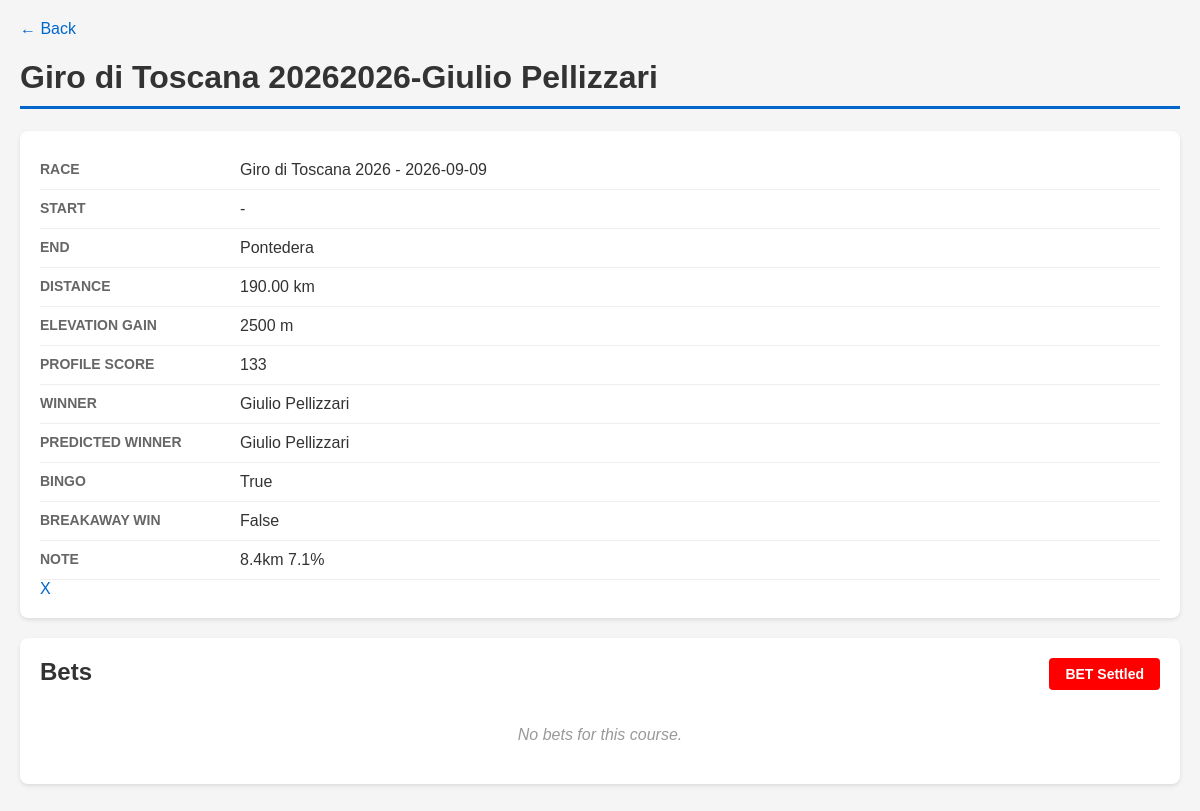
Page /course/154/ on the committed database.
### uci/models/course.py (models this page shows, shortened)
class Course(models.Model):
    DEFAULT_BET_AMOUNT = Decimal('1')
    race = models.ForeignKey(Race, on_delete=models.CASCADE, related_name='courses')
    name = models.CharField(max_length=200)
    start = models.CharField(max_length=120, null=True, blank=True)
    end = models.CharField(max_length=120, null=True, blank=True)
    distance_km = models.DecimalField(max_digits=6, decimal_places=2, null=True, blank=True)
    elevation_gain_m = models.IntegerField(null=True, blank=True)
    note = models.TextField(max_length=500, null=True, blank=True)
    key_point = models.JSONField(null=True, blank=True, default=list)
    profile_score = models.IntegerField(null=True, blank=True)
    profile_score_20k = models.IntegerField(null=True, blank=True)
    winner = models.ForeignKey(Rider, on_delete=models.CASCADE, null=True, blank=True, related_name='course_winner')
    predict_winner = models.ForeignKey(Rider, on_delete=models.CASCADE, null=True, blank=True, related_name='course_predict_winner')
    pre_analysis = models.TextField(max_length=500, null=True, blank=True)
    course_url = models.URLField(null=True, blank=True)
    is_won_by_breakaway = models.BooleanField(default=False)
    bingo_rate = models.DecimalField(max_digits=6, decimal_places=2, null=True, blank=True)
    settled = models.BooleanField(default=False)
    def __init__(self, *args, **kwargs):
        super().__init__(*args, **kwargs)
        self.__original_predict_winner_id = self.predict_winner_id
    def __str__(self):
        return f"{self.name}-{self.winner}"
    @property
    def bingo(self):
        return self.predict_winner == self.winner and self.winner is not None

### uci/models/rider.py (models this page shows, shortened)
class Rider(models.Model):
    FORM_TREND_CHOICES = [
        ('high', '↑'),
        ('increase', '↗'),
        ('normal', '→'),
        ('decrease', '↘'),
        ('low', '↓'),
    ]
    FORM_TO_TREND = {1: 'low', 2: 'decrease', 3: 'normal', 4: 'increase', 5: 'high'}
    SCORE_VALIDATORS = [MinValueValidator(1), MaxValueValidator(100)]
    name = models.CharField(max_length=100, unique=True)
    nationality = models.CharField(max_length=100, null=True, blank=True)
    date_of_birth = models.DateField(null=True, blank=True)
    note = models.TextField(max_length=500, null=True, blank=True)
    form = models.IntegerField(validators=[MinValueValidator(1), MaxValueValidator(5)], null=True, blank=True)
    form_trend = models.CharField(max_length=10, choices=FORM_TREND_CHOICES, null=True, blank=True, default='normal')
    breakaway = models.BooleanField(default=False)
    breakaway_note = models.CharField(max_length=100, null=True, blank=True)
    score_climb = models.IntegerField(null=True, blank=True, default=1, validators=SCORE_VALIDATORS)
    score_wave = models.IntegerField(null=True, blank=True, default=1, validators=SCORE_VALIDATORS)
    score_punch = models.IntegerField(null=True, blank=True, default=1, validators=SCORE_VALIDATORS)
    score_tt = models.IntegerField(null=True, blank=True, default=1, validators=SCORE_VALIDATORS)
    score_sprint = models.IntegerField(null=True, blank=True, default=1, validators=SCORE_VALIDATORS)
    score_steep = models.IntegerField(null=True, blank=True, default=1, validators=SCORE_VALIDATORS)
    limit_distance = models.FloatField(null=True, blank=True, default=10)
    limit_slope = models.FloatField(null=True, blank=True, default=10)
    form_history_cache = models.JSONField(default=list, blank=True)
    FORM_HISTORY_CACHE_MAX = 10
    class Meta:
        ordering = ['name']  # for admin
    def __str__(self):
        return f"{self.name}"

### uci/models/race.py (models this page shows, shortened)
class Race(models.Model):
    CATEGORY_CHOICES = [
        ('classic', 'Classic'),
        ('high_mountain', 'High Mountain'),
        ('flat', 'Flat'),
        ('tour', 'Tour'),
        ('weekly', 'Weekly'),
    ]
    name = models.CharField(max_length=200)
    date = models.DateField(null=True, blank=True)
    location = models.CharField(max_length=200)
    category = models.CharField(max_length=50, choices=CATEGORY_CHOICES, default='classic')
    winner = models.ForeignKey(Rider, on_delete=models.CASCADE, null=True, blank=True, related_name='race_winner')
    predict_winner = models.ForeignKey(Rider, on_delete=models.CASCADE, null=True, blank=True, related_name='race_predict_winner')
    one_day_race = models.BooleanField(default=False)
    note = models.TextField(null=True, blank=True)
    class Meta:
        ordering = ['-date']
    def __str__(self):
        return f"{self.name} - {self.date}"

### uci/views.py (the view)
# urls.py: path('course/<int:pk>/', views.course_detail, name='course_detail'),
def course_detail(request, pk):
    course = get_object_or_404(Course, pk=pk)
    bets = Bet.objects.filter(course=course).select_related('user', 'rider')
    riders = Rider.objects.all()
    users = User.objects.all()
    return render(request, 'uci/course_detail.html', {'course': course, 'bets': bets, 'riders': riders, 'users': users})

### uci/templates/uci/course_detail.html (shortened to what this page needs)
<!DOCTYPE html>
<html lang="en">
<head>
</head>
<body>
    <a href="/">&larr; Back</a>
    <h1>{{ course }}</h1>
    <div class="card">
        <div class="field">
            <span class="label">Race</span>
            <span class="value">{{ course.race }}</span>
        </div>
        <div class="field">
            <span class="label">Start</span>
            <span class="value">{{ course.start|default:"-" }}</span>
        </div>
        <div class="field">
            <span class="label">End</span>
            <span class="value">{{ course.end|default:"-" }}</span>
        </div>
        <div class="field">
            <span class="label">Distance</span>
            <span class="value">{% if course.distance_km %}{{ course.distance_km }} km{% else %}-{% endif %}</span>
        </div>
        <div class="field">
            <span class="label">Elevation Gain</span>
            <span class="value">{% if course.elevation_gain_m %}{{ course.elevation_gain_m }} m{% else %}-{% endif %}</span>
        </div>
        <div class="field">
            <span class="label">Profile Score</span>
            <span class="value">{{ course.profile_score|default:"-" }}</span>
        </div>
        <div class="field">
            <span class="label">Winner</span>
            <span class="value">{{ course.winner|default:"-" }}</span>
        </div>
        <div class="field">
            <span class="label">Predicted Winner</span>
            <span class="value">{{ course.predict_winner|default:"-" }}</span>
        </div>
        <div class="field">
            <span class="label">Bingo</span>
            <span class="value">{{ course.bingo }}</span>
        </div>
        <div class="field">
            <span class="label">Breakaway Win</span>
            <span class="value">{{ course.is_won_by_breakaway }}</span>
        </div>
        {% if course.note %}
        <div class="field">
            <span class="label">Note</span>
            <span class="value">{{ course.note }}</span>
        </div>
        {% endif %}
        <a href="{% url 'uci:course_predict' course.pk %}">X</a>
    </div>
    <div class="card">
        <h2 style="margin-top:0; color:#333; display:inline-block;">Bets</h2>
        {% if not course.settled %}
            <button class="btn btn-settle" style="float:right;" onclick="document.getElementById('settleModal').classList.add('active')">Settle</button>
            <button class="btn btn-bet" style="float:right;" onclick="document.getElementById('betModal').classList.add('active')">BET</button>
        {% else %}
            <button class="btn btn-settled" style="float:right;)">BET Settled</button>
        {% endif %}
        {% if bets %}
        <table>
            <thead>
                <tr>
                    <th>User</th>
                    <th>Rider</th>
                    <th>Bet Amount</th>
                    <th>Odd Rate</th>
                    <th>Credit Return</th>
                    <th>Status</th>
                </tr>
            </thead>
            <tbody>
                {% for bet in bets %}
                <tr>
                    <td>{{ bet.user }}</td>
                    <td>{{ bet.rider }}</td>
                    <td>{{ bet.bet_amount|default:"-" }}</td>
                    <td>{{ bet.odd_rate }}</td>
                    <td style="{% if bet.credit_return > 0 %}color:#28a745;{% elif bet.credit_return < 0 %}color:#dc3545;{% endif %} font-weight:bold;">{{ bet.credit_return|default:"-" }}</td>
                    <td><span class="badge {{ bet.status }}">{{ bet.get_status_display }}</span></td>
                </tr>
                {% endfor %}
            </tbody>
        </table>
        {% else %}
            <div class="no-data">No bets for this course.</div>
        {% endif %}
    </div>
</body>
</html>

### uci/templates/uci/course_detail.html (style rules this page uses)
body { font-family: Arial, sans-serif; max-width: 1200px; margin: 0 auto; padding: 20px; background-color: #f5f5f5; }
h1 { color: #333; border-bottom: 3px solid #0066cc; padding-bottom: 10px; }
.card { background: white; padding: 20px; border-radius: 8px; box-shadow: 0 2px 4px rgba(0,0,0,0.1); margin-bottom: 20px; }
.field { display: flex; padding: 10px 0; border-bottom: 1px solid #eee; }
.label { width: 200px; color: #666; font-size: 14px; text-transform: uppercase; font-weight: bold; }
.value { color: #333; }
a { color: #0066cc; text-decoration: none; }
.no-data { color: #999; font-style: italic; padding: 20px; text-align: center; }
.btn { padding: 8px 16px; border: none; border-radius: 4px; cursor: pointer; font-size: 14px; font-weight: bold; }
.btn-settled { background-color: #ff0000; color: white; }

### rows in the picture
Course: name+winner "Giro di Toscana 20262026-Giulio Pellizzari", race "Giro di Toscana 2026 - 2026-09-09", start "-", end "Pontedera", distance_km "190.00", elevation_gain_m "2500", profile_score "133", winner "Giulio Pellizzari", predict_winner "Giulio Pellizzari", bingo "True", is_won_by_breakaway "False", note "8.4km 7.1%"
